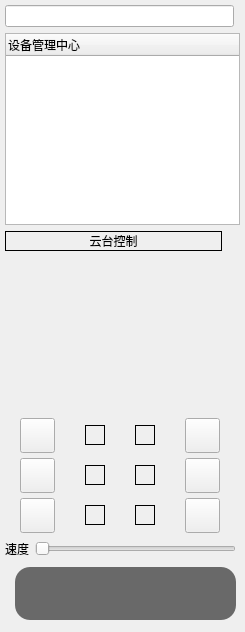
    <widget class="QWidget" name="widget_Manage" native="true">
     <property name="minimumSize">
      <size>
       <width>238</width>
       <height>0</height>
      </size>
     </property>
     <property name="maximumSize">
      <size>
       <width>250</width>
       <height>16777215</height>
      </size>
     </property>
     <layout class="QGridLayout" name="gridLayout_2">
      <property name="leftMargin">
       <number>5</number>
      </property>
      <property name="topMargin">
       <number>5</number>
      </property>
      <property name="rightMargin">
       <number>5</number>
      </property>
      <property name="bottomMargin">
       <number>5</number>
      </property>
      <item row="0" column="0">
       <widget class="QLineEdit" name="lineEdit_Search">
        <property name="placeholderText">
         <string/>
        </property>
       </widget>
      </item>
      <item row="1" column="0" colspan="2">
       <widget class="QTreeWidget" name="treeWidget">
        <property name="sizePolicy">
         <sizepolicy hsizetype="Preferred" vsizetype="Expanding">
          <horstretch>0</horstretch>
          <verstretch>0</verstretch>
         </sizepolicy>
        </property>
        <property name="minimumSize">
         <size>
          <width>235</width>
          <height>0</height>
         </size>
        </property>
        <property name="maximumSize">
         <size>
          <width>230</width>
          <height>16777215</height>
         </size>
        </property>
        <column>
         <property name="text">
          <string>设备管理中心</string>
         </property>
        </column>
       </widget>
      </item>
      <item row="2" column="0" colspan="2">
       <layout class="QHBoxLayout" name="horizontalLayout_2">
        <property name="spacing">
         <number>0</number>
        </property>
        <item>
         <widget class="QLabel" name="label_3">
          <property name="sizePolicy">
           <sizepolicy hsizetype="Preferred" vsizetype="Preferred">
            <horstretch>0</horstretch>
            <verstretch>0</verstretch>
           </sizepolicy>
          </property>
          <property name="maximumSize">
           <size>
            <width>16777215</width>
            <height>20</height>
           </size>
          </property>
          <property name="styleSheet">
           <string notr="true"/>
          </property>
          <property name="frameShape">
           <enum>QFrame::Box</enum>
          </property>
          <property name="text">
           <string>云台控制</string>
          </property>
          <property name="alignment">
           <set>Qt::AlignCenter</set>
          </property>
         </widget>
        </item>
        <item>
         <widget class="QPushButton" name="btnExtendDown">
          <property name="sizePolicy">
           <sizepolicy hsizetype="Preferred" vsizetype="Preferred">
            <horstretch>0</horstretch>
            <verstretch>0</verstretch>
           </sizepolicy>
          </property>
          <property name="maximumSize">
           <size>
            <width>18</width>
            <height>16777215</height>
           </size>
          </property>
          <property name="styleSheet">
           <string notr="true">QPushButton{border:none}</string>
          </property>
          <property name="text">
           <string/>
          </property>
          <property name="icon">
           <iconset>
            <normaloff>:/res/SoftIcon/xia.png</normaloff>:/res/SoftIcon/xia.png</iconset>
          </property>
         </widget>
        </item>
       </layout>
      </item>
      <item row="3" column="0" colspan="2">
       <widget class="QWidget" name="widget_Ptz" native="true">
        <property name="sizePolicy">
         <sizepolicy hsizetype="Preferred" vsizetype="Preferred">
          <horstretch>0</horstretch>
          <verstretch>0</verstretch>
         </sizepolicy>
        </property>
        <property name="minimumSize">
         <size>
          <width>0</width>
          <height>370</height>
         </size>
        </property>
        <property name="maximumSize">
         <size>
          <width>250</width>
          <height>16777215</height>
         </size>
        </property>
        <widget class="QWidget" name="layoutWidget">
         <property name="geometry">
          <rect>
           <x>0</x>
           <y>280</y>
           <width>231</width>
           <height>24</height>
          </rect>
         </property>
         <layout class="QHBoxLayout" name="horizontalLayout_3">
          <item>
           <widget class="QLabel" name="label_4">
            <property name="text">
             <string>速度</string>
            </property>
           </widget>
          </item>
          <item>
           <widget class="QSlider" name="nPTZSpeed">
            <property name="orientation">
             <enum>Qt::Horizontal</enum>
            </property>
           </widget>
          </item>
         </layout>
        </widget>
        <widget class="QPushButton" name="m_btnPtzUp">
         <property name="geometry">
          <rect>
           <x>40</x>
           <y>0</y>
           <width>150</width>
           <height>150</height>
          </rect>
         </property>
         <property name="sizePolicy">
          <sizepolicy hsizetype="Fixed" vsizetype="Fixed">
           <horstretch>0</horstretch>
           <verstretch>0</verstretch>
          </sizepolicy>
         </property>
         <property name="minimumSize">
          <size>
           <width>150</width>
           <height>150</height>
          </size>
         </property>
         <property name="styleSheet">
          <string notr="true">QPushButton{border-image: url(:/res/PTZPro/PTZMax.png);}
QPushButton:hover{border-image: url(:/res/PTZPro/PTZBlue.png);}
QPushButton:pressed{border-image: url(:/res/PTZPro/PTZsBlue.png);}</string>
         </property>
         <property name="text">
          <string/>
         </property>
         <property name="flat">
          <bool>true</bool>
         </property>
        </widget>
        <widget class="QPushButton" name="m_btnPtzAuto">
         <property name="geometry">
          <rect>
           <x>40</x>
           <y>0</y>
           <width>150</width>
           <height>150</height>
          </rect>
         </property>
         <property name="sizePolicy">
          <sizepolicy hsizetype="Fixed" vsizetype="Fixed">
           <horstretch>0</horstretch>
           <verstretch>0</verstretch>
          </sizepolicy>
         </property>
         <property name="minimumSize">
          <size>
           <width>150</width>
           <height>150</height>
          </size>
         </property>
         <property name="styleSheet">
          <string notr="true">QPushButton{border-image: url(:/res/PTZPro/PTZMax.png);}
QPushButton:hover{border-image: url(:/res/PTZPro/PTZBlue.png);}
QPushButton:pressed{border-image: url(:/res/PTZPro/PTZsBlue.png);}
</string>
         </property>
         <property name="text">
          <string/>
         </property>
         <property name="flat">
          <bool>true</bool>
         </property>
        </widget>
        <widget class="QPushButton" name="m_btnPtzLeft">
         <property name="geometry">
          <rect>
           <x>40</x>
           <y>0</y>
           <width>150</width>
           <height>150</height>
          </rect>
         </property>
         <property name="sizePolicy">
          <sizepolicy hsizetype="Fixed" vsizetype="Fixed">
           <horstretch>0</horstretch>
           <verstretch>0</verstretch>
          </sizepolicy>
         </property>
         <property name="minimumSize">
          <size>
           <width>150</width>
           <height>150</height>
          </size>
         </property>
         <property name="styleSheet">
          <string notr="true">QPushButton{border-image: url(:/res/PTZPro/PTZMax.png);}
QPushButton:hover{border-image: url(:/res/PTZPro/PTZBlue.png);}
QPushButton:pressed{border-image: url(:/res/PTZPro/PTZsBlue.png);}</string>
         </property>
         <property name="text">
          <string/>
         </property>
         <property name="flat">
          <bool>true</bool>
         </property>
        </widget>
        <widget class="QPushButton" name="m_btnPtzDown">
         <property name="geometry">
          <rect>
           <x>40</x>
           <y>0</y>
           <width>150</width>
           <height>150</height>
          </rect>
         </property>
         <property name="sizePolicy">
          <sizepolicy hsizetype="Fixed" vsizetype="Fixed">
           <horstretch>0</horstretch>
           <verstretch>0</verstretch>
          </sizepolicy>
         </property>
         <property name="minimumSize">
          <size>
           <width>150</width>
           <height>150</height>
          </size>
         </property>
         <property name="styleSheet">
          <string notr="true">QPushButton{border-image: url(:/res/PTZPro/PTZMax.png);}
QPushButton:hover{border-image: url(:/res/PTZPro/PTZBlue.png);}
QPushButton:pressed{border-image: url(:/res/PTZPro/PTZsBlue.png);}
</string>
         </property>
         <property name="text">
          <string/>
         </property>
         <property name="flat">
          <bool>true</bool>
         </property>
        </widget>
        <widget class="QWidget" name="layoutWidget1">
         <property name="geometry">
          <rect>
           <x>0</x>
           <y>160</y>
           <width>231</width>
           <height>37</height>
          </rect>
         </property>
         <layout class="QHBoxLayout" name="horizontalLayout_8">
          <property name="spacing">
           <number>15</number>
          </property>
          <item>
           <widget class="QPushButton" name="m_btnPtzFocus_A">
            <property name="sizePolicy">
             <sizepolicy hsizetype="Preferred" vsizetype="Preferred">
              <horstretch>0</horstretch>
              <verstretch>0</verstretch>
             </sizepolicy>
            </property>
            <property name="minimumSize">
             <size>
              <width>35</width>
              <height>35</height>
             </size>
            </property>
            <property name="maximumSize">
             <size>
              <width>35</width>
              <height>35</height>
             </size>
            </property>
            <property name="toolTip">
             <string>变倍</string>
            </property>
            <property name="styleSheet">
             <string notr="true">QPushButton{border-image: url(:/res/PTZPro/AddHui.png);}
QPushButton:hover{border-image: url(:/res/PTZPro/AddBlue.png);}
QPushButton:pressed{border-image: url(:/res/PTZPro/AddsBlue.png);}</string>
            </property>
            <property name="text">
             <string/>
            </property>
            <property name="iconSize">
             <size>
              <width>35</width>
              <height>35</height>
             </size>
            </property>
            <property name="autoRepeat">
             <bool>true</bool>
            </property>
           </widget>
          </item>
          <item>
           <widget class="QLabel" name="label_12">
            <property name="minimumSize">
             <size>
              <width>20</width>
              <height>20</height>
             </size>
            </property>
            <property name="maximumSize">
             <size>
              <width>20</width>
              <height>20</height>
             </size>
            </property>
            <property name="styleSheet">
             <string notr="true">border-image: url(:/res/PTZPro/bainbeipro.png);</string>
            </property>
            <property name="frameShape">
             <enum>QFrame::Panel</enum>
            </property>
            <property name="text">
             <string/>
            </property>
            <property name="scaledContents">
             <bool>true</bool>
            </property>
            <property name="wordWrap">
             <bool>false</bool>
            </property>
           </widget>
          </item>
          <item>
           <widget class="QLabel" name="label_13">
            <property name="minimumSize">
             <size>
              <width>20</width>
              <height>20</height>
             </size>
            </property>
            <property name="maximumSize">
             <size>
              <width>20</width>
              <height>20</height>
             </size>
            </property>
            <property name="styleSheet">
             <string notr="true">border-image: url(:/res/PTZPro/bainbei.png);</string>
            </property>
            <property name="frameShape">
             <enum>QFrame::Panel</enum>
            </property>
            <property name="text">
             <string/>
            </property>
           </widget>
          </item>
          <item>
           <widget class="QPushButton" name="m_btnPtzFocus_S">
            <property name="sizePolicy">
             <sizepolicy hsizetype="Preferred" vsizetype="Preferred">
              <horstretch>0</horstretch>
              <verstretch>0</verstretch>
             </sizepolicy>
            </property>
            <property name="minimumSize">
             <size>
              <width>35</width>
              <height>35</height>
             </size>
            </property>
            <property name="maximumSize">
             <size>
              <width>35</width>
              <height>35</height>
             </size>
            </property>
            <property name="toolTip">
             <string>变倍</string>
            </property>
            <property name="styleSheet">
             <string notr="true">QPushButton{border-image: url(:/res/PTZPro/DelHui.png);}
QPushButton:hover{border-image: url(:/res/PTZPro/DelBlue.png);}
QPushButton:pressed{border-image: url(:/res/PTZPro/DelsBlue.png);}</string>
            </property>
            <property name="text">
             <string/>
            </property>
            <property name="iconSize">
             <size>
              <width>35</width>
              <height>35</height>
             </size>
            </property>
            <property name="autoRepeat">
             <bool>true</bool>
            </property>
           </widget>
          </item>
         </layout>
        </widget>
        <widget class="QWidget" name="layoutWidget2">
         <property name="geometry">
          <rect>
           <x>0</x>
           <y>200</y>
           <width>231</width>
           <height>37</height>
          </rect>
         </property>
         <layout class="QHBoxLayout" name="horizontalLayout_9">
          <property name="spacing">
           <number>15</number>
          </property>
          <item>
           <widget class="QPushButton" name="m_btnPtzZoom_A">
            <property name="sizePolicy">
             <sizepolicy hsizetype="Preferred" vsizetype="Preferred">
              <horstretch>0</horstretch>
              <verstretch>0</verstretch>
             </sizepolicy>
            </property>
            <property name="minimumSize">
             <size>
              <width>35</width>
              <height>35</height>
             </size>
            </property>
            <property name="maximumSize">
             <size>
              <width>35</width>
              <height>35</height>
             </size>
            </property>
            <property name="toolTip">
             <string>光圈</string>
            </property>
            <property name="styleSheet">
             <string notr="true">QPushButton{border-image: url(:/res/PTZPro/AddHui.png);}
QPushButton:hover{border-image: url(:/res/PTZPro/AddBlue.png);}
QPushButton:pressed{border-image: url(:/res/PTZPro/AddsBlue.png);}</string>
            </property>
            <property name="text">
             <string/>
            </property>
            <property name="iconSize">
             <size>
              <width>35</width>
              <height>35</height>
             </size>
            </property>
            <property name="autoRepeat">
             <bool>true</bool>
            </property>
           </widget>
          </item>
          <item>
           <widget class="QLabel" name="label_14">
            <property name="minimumSize">
             <size>
              <width>20</width>
              <height>20</height>
             </size>
            </property>
            <property name="maximumSize">
             <size>
              <width>20</width>
              <height>20</height>
             </size>
            </property>
            <property name="styleSheet">
             <string notr="true">border-image: url(:/res/PTZPro/guangquanpro.png);</string>
            </property>
            <property name="frameShape">
             <enum>QFrame::Panel</enum>
            </property>
            <property name="text">
             <string/>
            </property>
           </widget>
          </item>
          <item>
           <widget class="QLabel" name="label_15">
            <property name="minimumSize">
             <size>
              <width>20</width>
              <height>20</height>
             </size>
            </property>
            <property name="maximumSize">
             <size>
              <width>20</width>
              <height>20</height>
             </size>
            </property>
            <property name="styleSheet">
             <string notr="true">border-image: url(:/res/PTZPro/guangquan.png);</string>
            </property>
            <property name="frameShape">
             <enum>QFrame::Panel</enum>
            </property>
            <property name="text">
             <string/>
            </property>
           </widget>
          </item>
          <item>
           <widget class="QPushButton" name="m_btnPtzZoom_S">
            <property name="sizePolicy">
             <sizepolicy hsizetype="Preferred" vsizetype="Preferred">
              <horstretch>0</horstretch>
              <verstretch>0</verstretch>
             </sizepolicy>
            </property>
            <property name="minimumSize">
             <size>
              <width>35</width>
              <height>35</height>
             </size>
            </property>
            <property name="maximumSize">
             <size>
              <width>35</width>
              <height>35</height>
             </size>
            </property>
            <property name="toolTip">
             <string>光圈</string>
            </property>
            <property name="styleSheet">
             <string notr="true">QPushButton{border-image: url(:/res/PTZPro/DelHui.png);}
QPushButton:hover{border-image: url(:/res/PTZPro/DelBlue.png);}
QPushButton:pressed{border-image: url(:/res/PTZPro/DelsBlue.png);}</string>
            </property>
            <property name="text">
             <string/>
            </property>
            <property name="iconSize">
             <size>
              <width>35</width>
              <height>35</height>
             </size>
            </property>
            <property name="autoRepeat">
             <bool>true</bool>
            </property>
           </widget>
          </item>
         </layout>
        </widget>
        <widget class="QWidget" name="layoutWidget3">
         <property name="geometry">
          <rect>
           <x>0</x>
           <y>240</y>
           <width>231</width>
           <height>37</height>
          </rect>
         </property>
         <layout class="QHBoxLayout" name="horizontalLayout_10">
          <property name="spacing">
           <number>15</number>
          </property>
          <item>
           <widget class="QPushButton" name="m_btnPtzApe_A">
            <property name="sizePolicy">
             <sizepolicy hsizetype="Preferred" vsizetype="Preferred">
              <horstretch>0</horstretch>
              <verstretch>0</verstretch>
             </sizepolicy>
            </property>
            <property name="minimumSize">
             <size>
              <width>35</width>
              <height>35</height>
             </size>
            </property>
            <property name="maximumSize">
             <size>
              <width>35</width>
              <height>35</height>
             </size>
            </property>
            <property name="toolTip">
             <string>聚焦</string>
            </property>
            <property name="styleSheet">
             <string notr="true">QPushButton{border-image: url(:/res/PTZPro/AddHui.png);}
QPushButton:hover{border-image: url(:/res/PTZPro/AddBlue.png);}
QPushButton:pressed{border-image: url(:/res/PTZPro/AddsBlue.png);}</string>
            </property>
            <property name="text">
             <string/>
            </property>
            <property name="iconSize">
             <size>
              <width>35</width>
              <height>35</height>
             </size>
            </property>
            <property name="autoRepeat">
             <bool>true</bool>
            </property>
           </widget>
          </item>
          <item>
           <widget class="QLabel" name="label_16">
            <property name="minimumSize">
             <size>
              <width>20</width>
              <height>20</height>
             </size>
            </property>
            <property name="maximumSize">
             <size>
              <width>20</width>
              <height>20</height>
             </size>
            </property>
            <property name="styleSheet">
             <string notr="true">border-image: url(:/res/PTZPro/jujiaopro.png);</string>
            </property>
            <property name="frameShape">
             <enum>QFrame::Panel</enum>
            </property>
            <property name="text">
             <string/>
            </property>
           </widget>
          </item>
          <item>
           <widget class="QLabel" name="label_17">
            <property name="minimumSize">
             <size>
              <width>20</width>
              <height>20</height>
             </size>
            </property>
            <property name="maximumSize">
             <size>
              <width>20</width>
              <height>20</height>
             </size>
            </property>
            <property name="styleSheet">
             <string notr="true">border-image: url(:/res/PTZPro/jujiao.png);</string>
            </property>
            <property name="frameShape">
             <enum>QFrame::Panel</enum>
            </property>
            <property name="text">
             <string/>
            </property>
           </widget>
          </item>
          <item>
           <widget class="QPushButton" name="m_btnPtzApe_S">
            <property name="sizePolicy">
             <sizepolicy hsizetype="Preferred" vsizetype="Preferred">
              <horstretch>0</horstretch>
              <verstretch>0</verstretch>
             </sizepolicy>
            </property>
            <property name="minimumSize">
             <size>
              <width>35</width>
              <height>35</height>
             </size>
            </property>
            <property name="maximumSize">
             <size>
              <width>35</width>
              <height>35</height>
             </size>
            </property>
            <property name="toolTip">
             <string>聚焦</string>
            </property>
            <property name="styleSheet">
             <string notr="true">QPushButton{border-image: url(:/res/PTZPro/DelHui.png);}
QPushButton:hover{border-image: url(:/res/PTZPro/DelBlue.png);}
QPushButton:pressed{border-image: url(:/res/PTZPro/DelsBlue.png);}</string>
            </property>
            <property name="text">
             <string/>
            </property>
            <property name="iconSize">
             <size>
              <width>35</width>
              <height>35</height>
             </size>
            </property>
            <property name="autoRepeat">
             <bool>true</bool>
            </property>
           </widget>
          </item>
         </layout>
        </widget>
        <widget class="QPushButton" name="m_btnPtzRight">
         <property name="geometry">
          <rect>
           <x>40</x>
           <y>1</y>
           <width>150</width>
           <height>150</height>
          </rect>
         </property>
         <property name="sizePolicy">
          <sizepolicy hsizetype="Fixed" vsizetype="Fixed">
           <horstretch>0</horstretch>
           <verstretch>0</verstretch>
          </sizepolicy>
         </property>
         <property name="minimumSize">
          <size>
           <width>150</width>
           <height>150</height>
          </size>
         </property>
         <property name="maximumSize">
          <size>
           <width>150</width>
           <height>150</height>
          </size>
         </property>
         <property name="styleSheet">
          <string notr="true">QPushButton{border-image: url(:/res/PTZPro/PTZMax.png);}
QPushButton:hover{border-image: url(:/res/PTZPro/PTZBlue.png);}
QPushButton:pressed{border-image: url(:/res/PTZPro/PTZsBlue.png);}</string>
         </property>
         <property name="text">
          <string/>
         </property>
         <property name="flat">
          <bool>true</bool>
         </property>
        </widget>
        <widget class="QGroupBox" name="groupBox">
         <property name="geometry">
          <rect>
           <x>10</x>
           <y>310</y>
           <width>221</width>
           <height>53</height>
          </rect>
         </property>
         <property name="styleSheet">
          <string notr="true">QWidget{background-color:DimGrey;border-top-left-radius:15px;border-top-right-radius:15px;border-bottom-left-radius:15px;border-bottom-right-radius:15px}</string>
         </property>
         <property name="title">
          <string/>
         </property>
         <layout class="QGridLayout" name="gridLayout_5">
          <property name="leftMargin">
           <number>0</number>
          </property>
          <property name="topMargin">
           <number>0</number>
          </property>
          <property name="rightMargin">
           <number>0</number>
          </property>
          <property name="bottomMargin">
           <number>0</number>
          </property>
          <item row="0" column="0">
           <widget class="QPushButton" name="PtzLight">
            <property name="minimumSize">
             <size>
              <width>35</width>
              <height>35</height>
             </size>
            </property>
            <property name="maximumSize">
             <size>
              <width>35</width>
              <height>35</height>
             </size>
            </property>
            <property name="styleSheet">
             <string notr="true">QPushButton{border-image: url(:/res/PTZPro/light.png);}
QPushButton:hover{border-image: url(:/res/PTZPro/lightBlue.png);}
QPushButton:pressed{border-image: url(:/res/PTZPro/lightsBlue.png);}</string>
            </property>
            <property name="text">
             <string/>
            </property>
            <property name="icon">
             <iconset>
              <normaloff>:/res/PTZ/Light.png</normaloff>:/res/PTZ/Light.png</iconset>
            </property>
            <property name="iconSize">
             <size>
              <width>20</width>
              <height>20</height>
             </size>
            </property>
            <property name="autoRepeat">
             <bool>true</bool>
            </property>
           </widget>
          </item>
          <item row="0" column="1">
           <widget class="QPushButton" name="PtzPreset">
            <property name="minimumSize">
             <size>
              <width>35</width>
              <height>35</height>
             </size>
            </property>
            <property name="maximumSize">
             <size>
              <width>35</width>
              <height>35</height>
             </size>
            </property>
            <property name="styleSheet">
             <string notr="true">QPushButton{border-image: url(:/res/PTZPro/yuzhi.png);}
QPushButton:hover{border-image: url(:/res/PTZPro/yuzhiBlue.png);}
QPushButton:pressed{border-image: url(:/res/PTZPro/yuzhisBlue.png);}</string>
            </property>
            <property name="text">
             <string/>
            </property>
            <property name="iconSize">
             <size>
              <width>20</width>
              <height>20</height>
             </size>
            </property>
            <property name="autoRepeat">
             <bool>true</bool>
            </property>
           </widget>
          </item>
          <item row="0" column="2">
           <widget class="QPushButton" name="PtzRain">
            <property name="minimumSize">
             <size>
              <width>35</width>
              <height>35</height>
             </size>
            </property>
            <property name="maximumSize">
             <size>
              <width>35</width>
              <height>35</height>
             </size>
            </property>
            <property name="styleSheet">
             <string notr="true">QPushButton{border-image: url(:/res/PTZPro/Brush.png);}
QPushButton:hover{border-image: url(:/res/PTZPro/BrushBlue.png);}
QPushButton:pressed{border-image: url(:/res/PTZPro/BrushsBlue.png);}</string>
            </property>
            <property name="text">
             <string/>
            </property>
            <property name="icon">
             <iconset>
              <normaloff>:/res/PTZ/brush.png</normaloff>:/res/PTZ/brush.png</iconset>
            </property>
            <property name="iconSize">
             <size>
              <width>20</width>
              <height>20</height>
             </size>
            </property>
            <property name="autoRepeat">
             <bool>true</bool>
            </property>
           </widget>
          </item>
          <item row="0" column="3">
           <widget class="QPushButton" name="PtzRecall">
            <property name="minimumSize">
             <size>
              <width>35</width>
              <height>35</height>
             </size>
            </property>
            <property name="maximumSize">
             <size>
              <width>35</width>
              <height>35</height>
             </size>
            </property>
            <property name="styleSheet">
             <string notr="true">QPushButton{border-image: url(:/res/PTZPro/diaoyong.png);}
QPushButton:hover{border-image: url(:/res/PTZPro/diaoyongBlue.png);}
QPushButton:pressed{border-image: url(:/res/PTZPro/diaoyongsBlue.png);}</string>
            </property>
            <property name="text">
             <string/>
            </property>
            <property name="icon">
             <iconset>
              <normaloff>:/res/PTZ/Recall.png</normaloff>:/res/PTZ/Recall.png</iconset>
            </property>
            <property name="iconSize">
             <size>
              <width>20</width>
              <height>20</height>
             </size>
            </property>
            <property name="autoRepeat">
             <bool>true</bool>
            </property>
           </widget>
          </item>
         </layout>
        </widget>
       </widget>
      </item>
     </layout>
     <zorder>treeWidget</zorder>
     <zorder>widget_Ptz</zorder>
     <zorder>lineEdit_Search</zorder>
    </widget>
